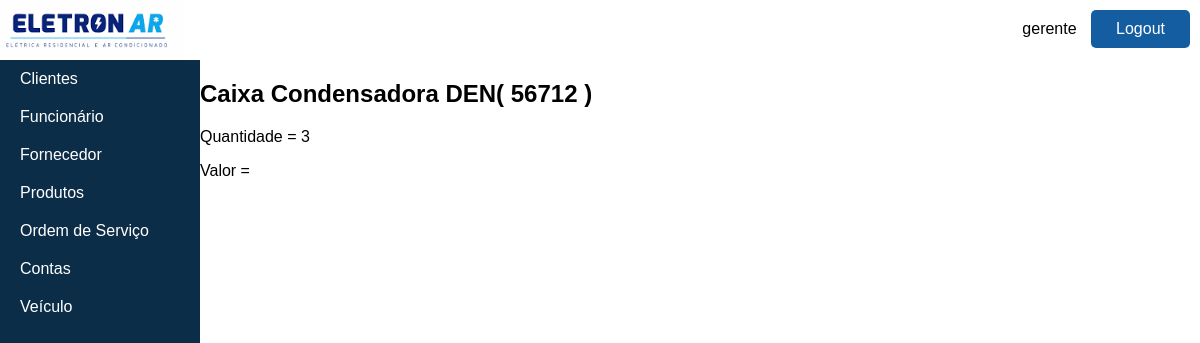
The page /produtos/56712/ (signed in) on the database its author committed.
### produtos/models.py (models this page shows, shortened)
class Produto(models.Model):
    UNIT = (
        ('m', 'm'),
        ('mm', 'mm'),
        ('L', 'L'),
        ('un', 'un')
    )
    codigo=models.CharField(max_length=8,primary_key=True)
    nome=models.CharField(max_length=30)
    tipo=models.CharField(max_length=10)
    qntd=models.IntegerField(default=0)
    unit=models.CharField(max_length=3, choices=UNIT)
    preco_compra=models.FloatField(default=0)
    preco_venda=models.FloatField(default=0)
    nome_fornecedor=models.ForeignKey('fornecedor.Fornecedor', blank=True, null=True,on_delete=models.CASCADE)

### produtos/views.py (the view)
# urls.py: url(r'^(?P<codigo>[\w-]+)/$',views.produto_detail, name="detail"),
@login_required(login_url='login')
def produto_detail(request, codigo):
    produto=Produto.objects.get(codigo=codigo)
    return render(request,'produtos/produto_detail.html',{'produto':produto})

### produtos/templates/produtos/produto_detail.html
{% extends 'base_layout.html' %}
{% block content %}
<div class="produto-detail">
    <div class="produto">
        <h2>{{produto.nome}}( {{produto.codigo}} )</h2>
        <p>Quantidade = {{produto.qntd}}</p>
        <p>Valor = {{produto.valor_venda}}</p>
    </div>
</div>
{% endblock %}

### templates/base_layout.html (shortened to what this page needs)
{% load static%}
<!DOCTYPE html>
<html>
    <head>
        <link rel="stylesheet" href="{% static 'style6.css' %}">
    </head>
    <body>
<header class="header">
    <div class="logo">
        <a href="#">
            <img src="{% static 'logo-eletro-ar.png' %}" alt="Logo" />
        </a>
    </div>
    <aside class="logout">
        <span>{{ request.user }}</span>
        <span class="button-logout"><a href="{% url 'logout' %}">Logout</a></span>
    </aside>
</header>
<div class="container">
    <div class="menu-lateral">
        <ul>
            <li><a href= "{% url 'cliente:listarClientes' %}">Clientes</a></li>
        </ul>
        <ul>
            <li><a href= "#">Funcionário</a></li>
        </ul>
        <ul>
            <li><a href="{% url 'fornecedor:list' %}">Fornecedor</a></li>
        </ul>
        <ul>
            <li><a href="{% url 'produtos:list' %}">Produtos</a></li>
        </ul>
        <ul>
            <li><a href="{% url 'ordemServico:listarOrdemServico' %}">Ordem de Serviço</a></li>
        </ul>
        <ul>
            <li><a href="{% url 'conta:listarContas' %}">Contas </a></li>
        </ul>
        <ul>
            <li><a href="{% url 'veiculos:listarVeiculos' %}">Veículo </a></li>
        </ul>
    </div>
{% block content%}
{% endblock %}
</div>

### assets/style6.css (style rules this page uses)
* { box-sizing: border-box; }
body { font-family: sans-serif; margin: 0; padding: 0; --cor-azul-escuro: rgb(48, 70, 81); --cor-azul-claro: rgb(84, 130, 150); --cor-verde-claro: rgb(0, 204, 107); --cor-azul-bem-escuro: rgb(34, 49, 57); --azul-nivel-5: rgb(215, 227, 239); --cinza-principal: rgb(234, 233, 232); --cinza-claro: #e9e9e9; --cinza-escuro-3: #2c2c2c; --azul-nivel-1: #0C2D48; --azul-nivel-2: #145DA0; --azul-nivel-3: #2E8BC0; --azul-nivel-4: #B1D4E0; height: 100%; }
.header { background-color: white; height: 60px; width: 100%; }
.logo { display: inline-block; height: 60px; }
.logo img { max-height: 60x; height: 60px; }
.logout { float: right; height: 60px; }
.logout span { display: inline-block; }
.logout .button-logout { background-color: var(--azul-nivel-2); list-style-type: none; padding: 10px 25px; border-radius: 5px; margin: 10px; }
.logout a { text-decoration: none; color: white; }
.container { display: grid; grid-template-columns: 200px auto; height:calc(100vh - 60px); }
.menu-lateral { background-color: var(--azul-nivel-1); }
.menu-lateral ul { margin: 0; padding: 0; list-style-type: none; }
.menu-lateral li { padding: 10px 20px; }
.menu-lateral a { font-size: 1em; color: white; text-decoration: none; }
a { text-decoration: none; }

### rows shown on the page
Produto: nome "Caixa Condensadora DEN", codigo "56712", qntd "3"

### other values the page prints
{{ request.user }} "gerente"
